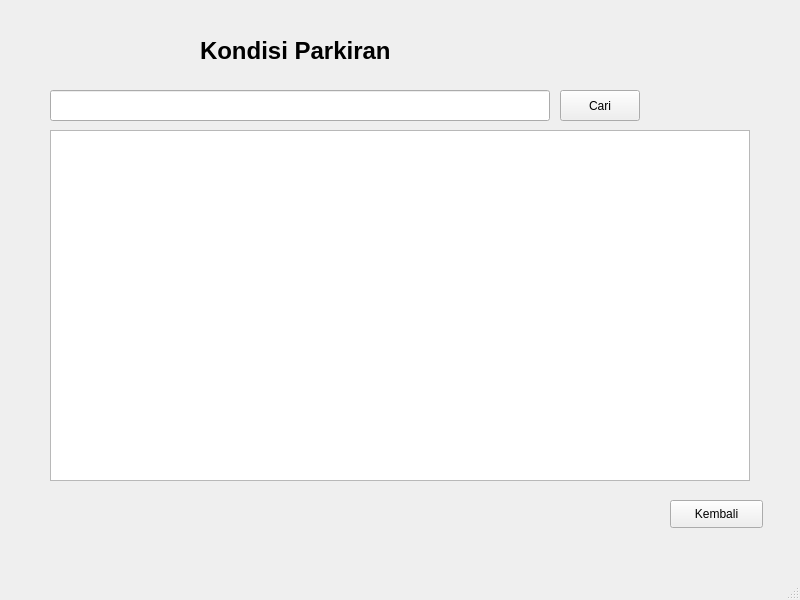
<?xml version="1.0" encoding="UTF-8"?>
<ui version="4.0">
 <class>MainWindow</class>
 <widget class="QMainWindow" name="MainWindow">
  <property name="geometry">
   <rect>
    <x>0</x>
    <y>0</y>
    <width>800</width>
    <height>600</height>
   </rect>
  </property>
  <property name="windowTitle">
   <string>Kondisi Parkiran</string>
  </property>
  <widget class="QWidget" name="centralwidget">
   <widget class="QPushButton" name="pushButton_back">
    <property name="geometry">
     <rect>
      <x>670</x>
      <y>500</y>
      <width>93</width>
      <height>28</height>
     </rect>
    </property>
    <property name="text">
     <string>Kembali</string>
    </property>
   </widget>
   <widget class="QTableView" name="tableView">
    <property name="geometry">
     <rect>
      <x>50</x>
      <y>130</y>
      <width>700</width>
      <height>351</height>
     </rect>
    </property>
   </widget>
   <widget class="QLineEdit" name="lineEdit_cari">
    <property name="geometry">
     <rect>
      <x>50</x>
      <y>90</y>
      <width>500</width>
      <height>31</height>
     </rect>
    </property>
   </widget>
   <widget class="QLabel" name="label_title">
    <property name="geometry">
     <rect>
      <x>200</x>
      <y>30</y>
      <width>400</width>
      <height>41</height>
     </rect>
    </property>
    <property name="font">
     <font>
      <pointsize>18</pointsize>
      <weight>75</weight>
      <bold>true</bold>
     </font>
    </property>
    <property name="text">
     <string>Kondisi Parkiran</string>
    </property>
   </widget>
   <widget class="QPushButton" name="pushButton_cari">
    <property name="geometry">
     <rect>
      <x>560</x>
      <y>90</y>
      <width>80</width>
      <height>31</height>
     </rect>
    </property>
    <property name="text">
     <string>Cari</string>
    </property>
   </widget>
  </widget>
  <widget class="QMenuBar" name="menubar">
   <property name="geometry">
    <rect>
     <x>0</x>
     <y>0</y>
     <width>800</width>
     <height>21</height>
    </rect>
   </property>
  </widget>
  <widget class="QStatusBar" name="statusbar"/>
 </widget>
 <resources/>
 <connections/>
</ui>
